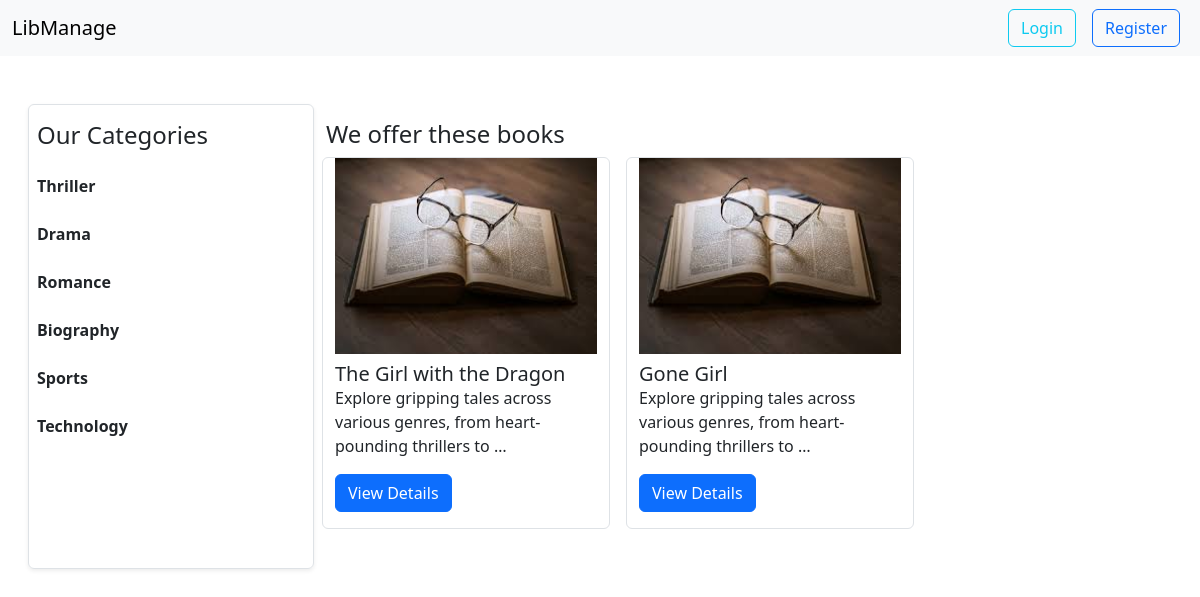
Page /category/1 on the committed database.
### category/models.py (models this page shows)
class Category(models.Model) :
    name = models.CharField(max_length=20);

### book/models.py (models this page shows)
class Book(models.Model) :
    title = models.CharField(max_length=25);
    description = models.CharField(max_length=500);
    image = models.ImageField(upload_to='uploads/media/', blank=True, null=True);
    price = models.DecimalField(decimal_places=2, max_digits=12);
    category=models.ForeignKey(Category, related_name='category', on_delete=models.CASCADE)

### library/views.py (the view)
# urls.py: path('', views.HomePageView.as_view(), name="homePage"),
class HomePageView(TemplateView):
    template_name = 'index.html'
    def get_context_data(self, **kwargs):
        context = super().get_context_data(**kwargs)
        category_id = self.kwargs.get('id')
        if category_id is not None:
            category = Category.objects.get(id=category_id)
            context['books'] = Book.objects.filter(category=category)
        else:
            context['books'] = Book.objects.all()
        context['categories'] = Category.objects.all()
        return context

### templates/index.html
{% extends 'base.html' %}
{% load static %}
{% block content %}
<div class="container-fluid my-5">
    <div class="row mx-3">
        <div class="col-3 border px-2 py-3 rounded shadow-sm">
            <h4>Our Categories</h4>
            <div class="">
                {% for category in categories %}
                    <div class="my-4">
                        <a class="text-lg text-dark fw-bold" style="text-decoration: none;" href="{% url 'categoryWise' category.id %}">{{category.name}}</a>
                    </div>
                {% endfor %}
            </div>
        </div>
        <div class="col-9 row py-3">
            <h4>We offer these books</h4>
            {% for book in books %}
                <div class="col-4 border mx-2 rounded mb-4" style="width: 18rem;">
                    <img src="{% static 'book.jpg' %}" class="card-img-top mb-2" alt="...">
                    <div class="card-body pb-3">
                        <h5 class="card-title">{{book.title}}</h5>
                        <p class="card-text">{{book.description | truncatewords:10}}</p>
                        <a href="{% url 'detailPage' book.id %}" class="btn btn-primary">View Details</a>
                    </div>
                </div>
            {% endfor %}
        </div>
    </div>
</div>
{% endblock %}

### rows in the picture
Category: name "Thriller"
Category: name "Drama"
Category: name "Romance"
Category: name "Biography"
Category: name "Sports"
Category: name "Technology"
Book: title "The Girl with the Dragon", description "Explore gripping tales across various genres, from heart-pounding thrillers to …"
Book: title "Gone Girl", description "Explore gripping tales across various genres, from heart-pounding thrillers to …"
